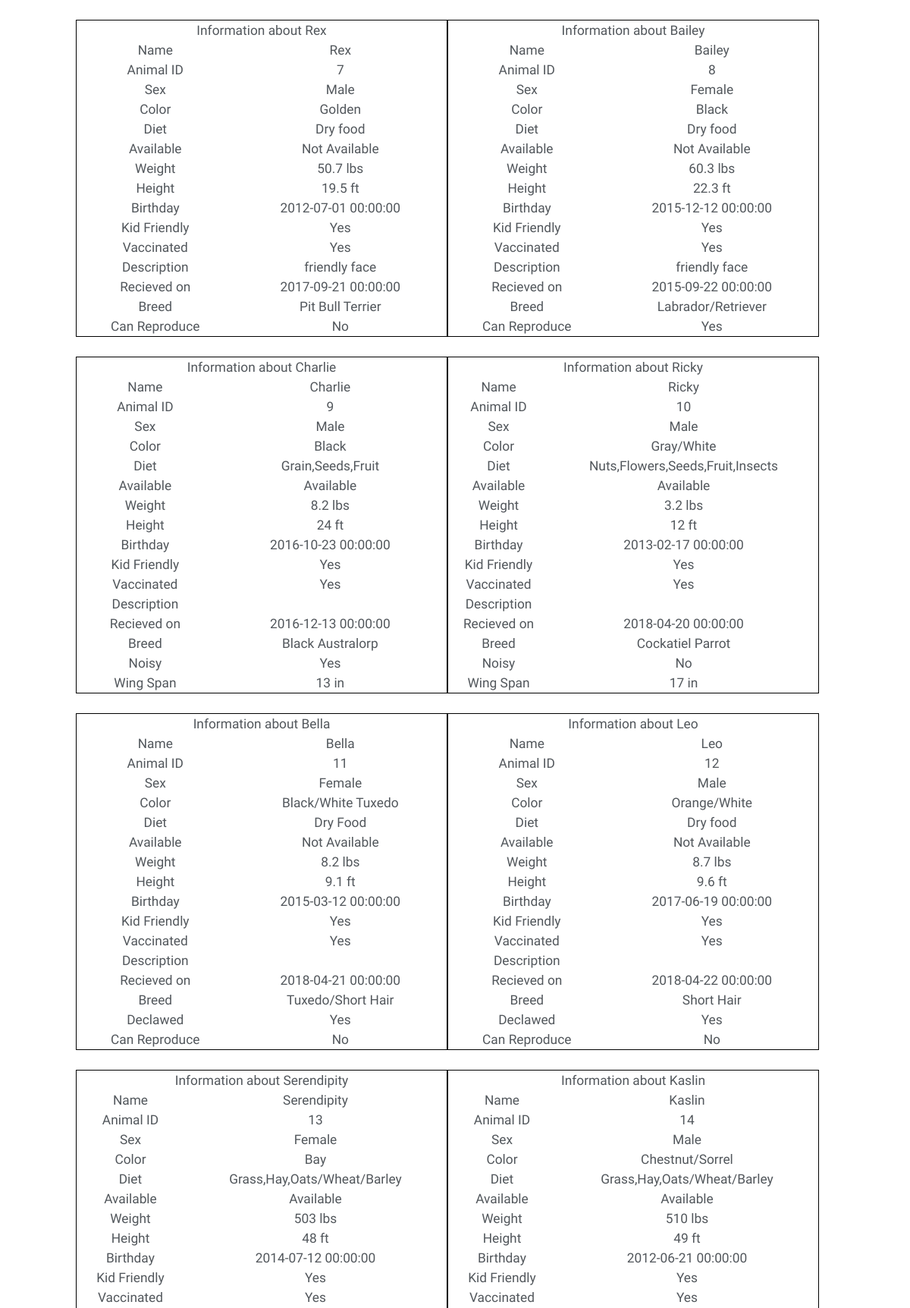
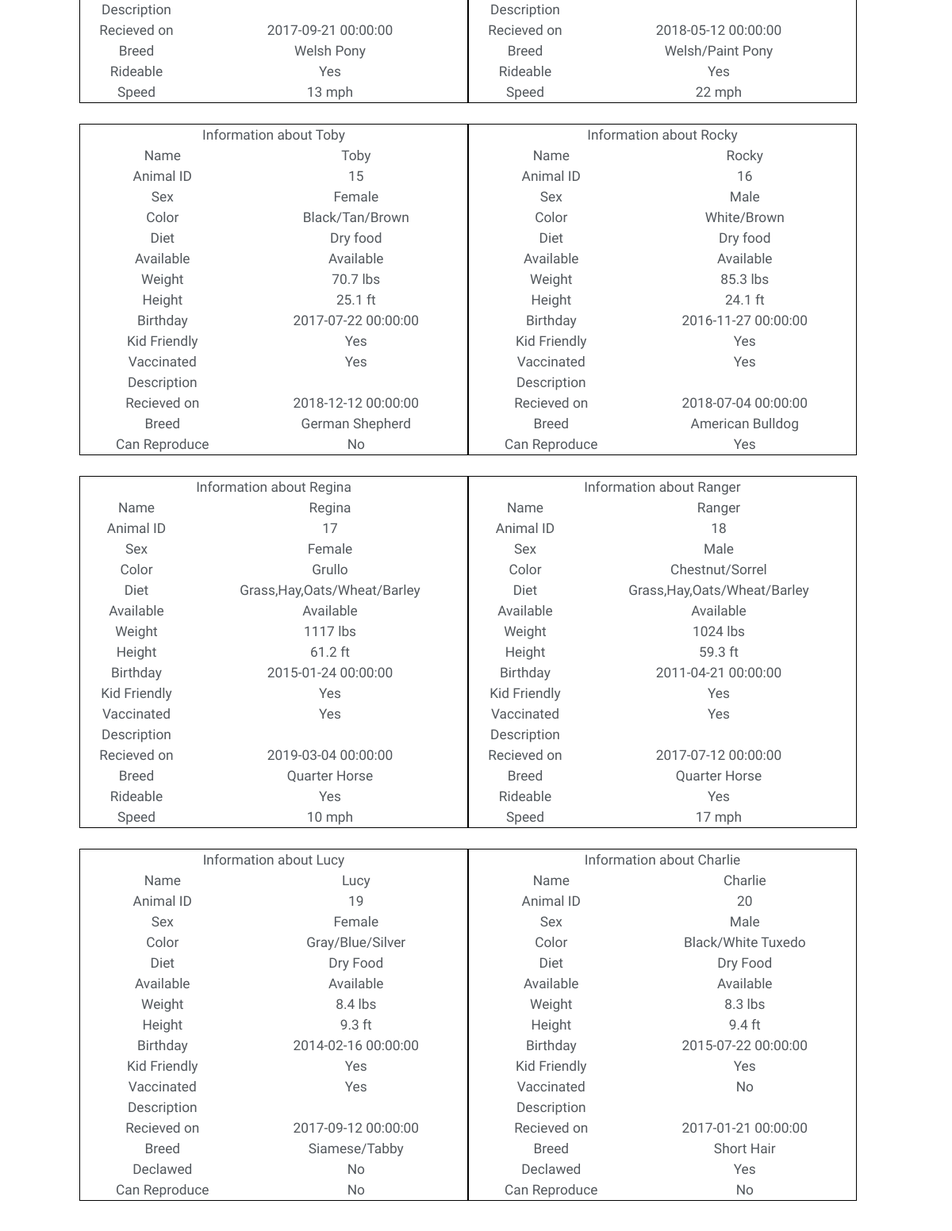
/find_info.php (signed in, middle part), run on an earlier commit of the app's database (2 pictures, top to bottom).
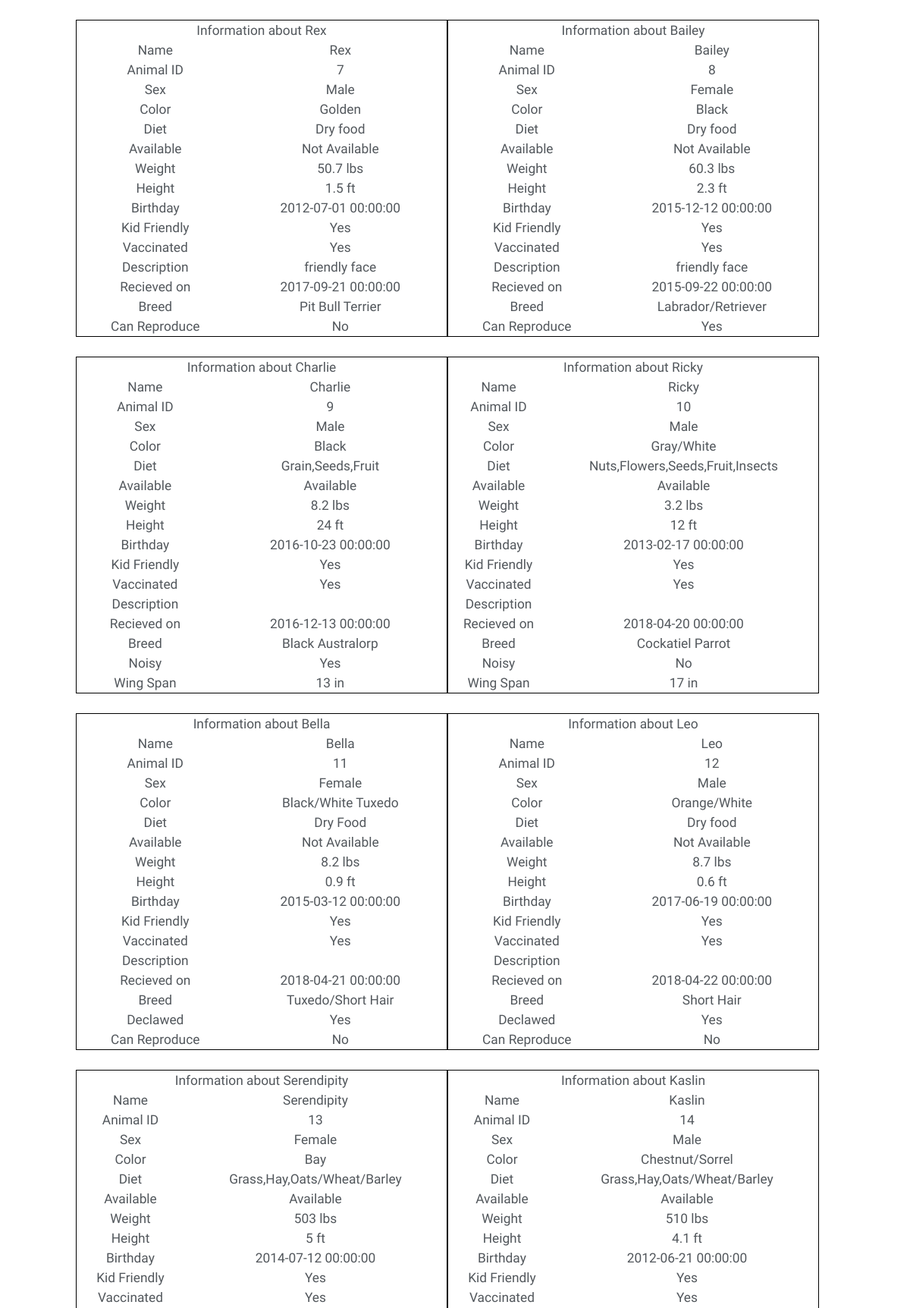
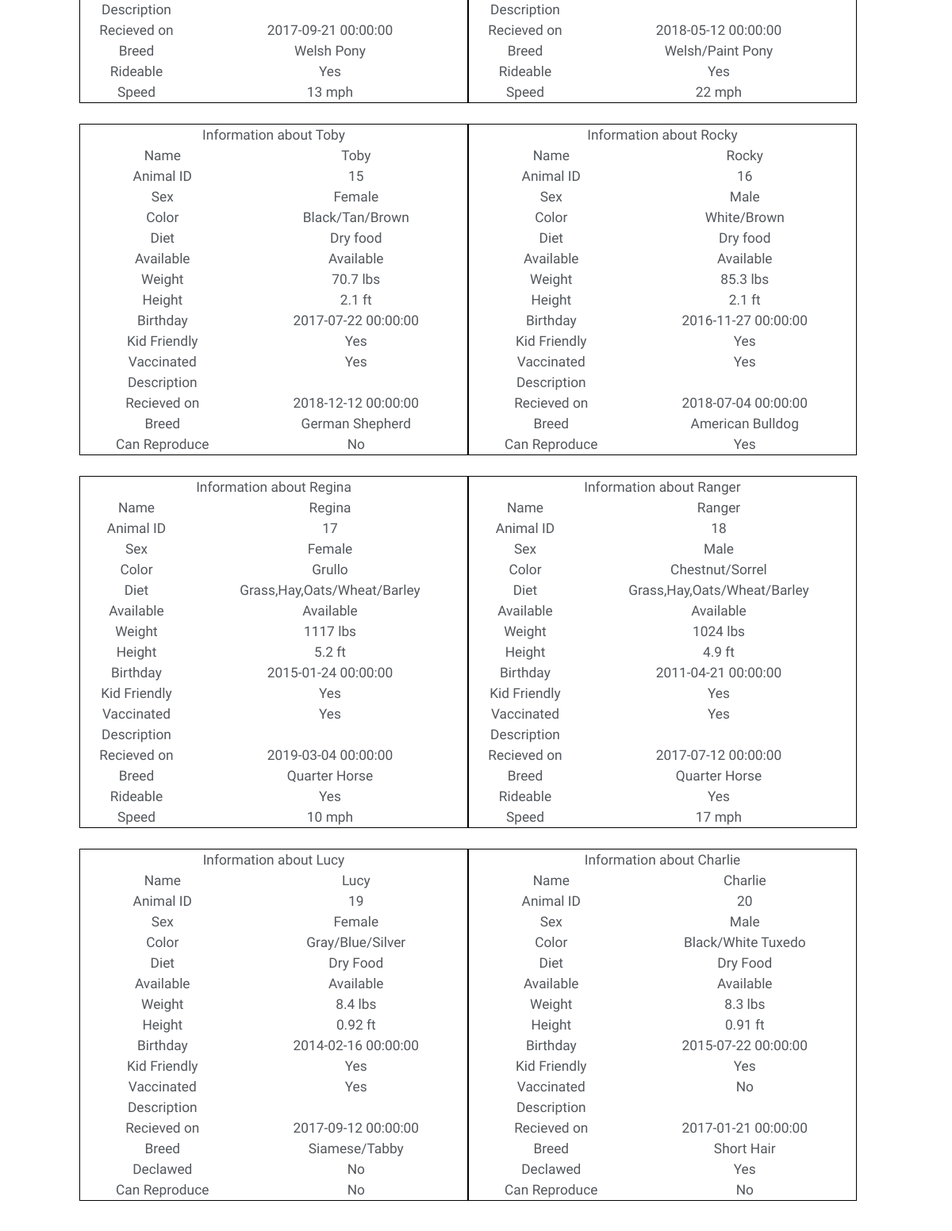
And on a later commit of the database (2 pictures, top to bottom).
### tables this page shows
CREATE TABLE ANIMAL(
	AID INTEGER NOT NULL AUTO_INCREMENT,
	Added_by INTEGER NOT NULL,
	Removed_by INTEGER DEFAULT NULL,
	Name varchar(100),
	A_TYPE CHAR NOT NULL,
	Sex CHAR NOT NULL,
	Color varchar(50) NOT NULL,
	Diet varchar(200),
	Available BIT NOT NULL,
	Weight FLOAT NOT NULL,
	Height FLOAT NOT NULL,
	DoB DateTime NOT NULL,
	is_kid_friendly BIT NOT NULL,
	is_vac BIT,
	Description varchar(500),
	A_date DateTime NOT NULL,
	Breed varchar(20),
	UNIQUE(AID),
	PRIMARY KEY(AID),
	FOREIGN KEY (Added_by) REFERENCES PROFILE(PID) ON DELETE NO ACTION ON UPDATE CASCADE,
	FOREIGN KEY (Removed_by) REFERENCES PROFILE(PID) ON DELETE NO ACTION ON UPDATE CASCADE
);

CREATE TABLE HORSE(
	AID INTEGER NOT NULL,
	isRide BIT NOT NULL,
	Speed INTEGER NOT NULL,
	FOREIGN KEY (AID) REFERENCES ANIMAL(AID) ON DELETE CASCADE,
	PRIMARY KEY (AID)
);

### find_info.php (the view, shortened to what the changed rows need)
<?php
$conn = OpenCon();
?>
<!DOCTYPE HTML>
<html>
<head>
    <link rel="stylesheet" href="assets/css/main.css" />
</head>
<body class="no-sidebar is-preload">
    <div id="page-wrapper">
        <div class="wrapper">
            <div class="container" id="main">
                <section class="col-6 col-12-narrower">
                    <form method="post" action="#">
                        <div class="row gtr-50" style="text-align:center;">
                            <?php
                            $sql = "SELECT * from animal ";
                            $sql .= ";";
                            $current_animal_arr = $conn->query($sql);
                            while ($current_animal = $current_animal_arr->fetch_assoc()) {
                                $a_type_c = $current_animal['A_TYPE'];
                                $curr_aid = $current_animal['AID'];
                                switch ($a_type_c) {
                                    case 'D':
                                        $new_row = $conn->query("SELECT * FROM dog where AID='$curr_aid'");
                                        break;
                                    case 'C':
                                        $new_row = $conn->query("SELECT * FROM cat where AID='$curr_aid'");
                                        break;
                                    case 'H':
                                        $new_row = $conn->query("SELECT * FROM horse where AID='$curr_aid'");
                                        break;
                                    case 'I':
                                        $new_row = $conn->query("SELECT * FROM insect where AID='$curr_aid'");
                                        break;
                                    case 'F':
                                        $new_row = $conn->query("SELECT * FROM fish where AID='$curr_aid'");
                                        break;
                                    case 'S':
                                        $new_row = $conn->query("SELECT * FROM snake where AID='$curr_aid'");
                                        break;
                                    case 'B':
                                        $new_row = $conn->query("SELECT * FROM bird where AID='$curr_aid'");
                                        break;
                                }
                                $extra_info = $new_row->fetch_assoc();
                                echo '<table style="border:1px solid black; width:50%; text-align:center; margin-left:auto;margin-right:auto;">';
                                echo '<tr><th colspan="2">Information about ';
                                echo $current_animal['Name'];
                                echo '</th></tr>';
                                echo '<tr><td>Name</td>';
                                echo '<td>' . $current_animal['Name'] . '</td>';
                                echo '<tr><td>Animal ID</td>';
                                echo '<td>' . $current_animal['AID'] . '</td>';
                                echo '<tr><td>Sex</td>';
                                if ($current_animal['Sex'] == 'M')
                                    echo '<td>' . 'Male' . '</td>';
                                else
                                    echo '<td>' . 'Female' . '</td>';
                                echo '<tr><td>Color</td>';
                                echo '<td>' . $current_animal['Color'] . '</td>';
                                echo '<tr><td>Diet</td>';
                                echo '<td>' . $current_animal['Diet'] . '</td>';
                                echo '<tr><td>Available</td>';
                                if ($current_animal['Available'] == 1)
                                    echo '<td>' . 'Available' . '</td>';
                                else
                                    echo '<td>' . 'Not Available' . '</td>';
                                echo '<tr><td>Weight</td>';
                                echo '<td>' . $current_animal['Weight'];
                                if ($current_animal['A_TYPE'] == 'I')
                                    echo ' oz</td>';
                                else
                                    echo ' lbs </td>';
                                echo '<tr><td>Height</td>';
                                echo '<td>' . $current_animal['Height'];
                                if ($current_animal['A_TYPE'] == 'I')
                                    echo ' in</td>';
                                else
                                    echo ' ft </td>';
                                echo '<tr><td>Birthday</td>';
                                echo '<td>' . $current_animal['DoB'] . '</td>';
                                echo '<tr><td>Kid Friendly</td>';
                                if ($current_animal['is_kid_friendly'] == 1)
                                    echo '<td>Yes</td>';
                                else
                                    echo '<td>No</td>';
                                echo '<tr><td>Vaccinated</td>';
                                if ($current_animal['is_vac'] == 1)
                                    echo '<td>Yes</td>';
                                else
                                    echo '<td>No</td>';
                                echo '<tr><td>Description</td>';
                                echo '<td>' . $current_animal['Description'] . '</td>';
                                echo '<tr><td>Recieved on</td>';
                                echo '<td>' . $current_animal['A_date'] . '</td>';
                                echo '<tr><td>Breed</td>';
                                echo '<td>' . $current_animal['Breed'] . '</td>';
                                switch ($a_type_c) {
                                    case 'D':
                                        echo '<tr><td>Can Reproduce</td>';
                                        if ($extra_info['canReproduce'] == 1)
                                            echo '<td>Yes</td>';
                                        else
                                            echo '<td>No</td>';
                                        break;
                                    case 'C':
                                        echo '<tr><td>Declawed</td>';
                                        if ($extra_info['isDeclaw'] == 1)
                                            echo '<td>Yes</td>';
                                        else
                                            echo '<td>No</td>';
                                        echo '<tr><td>Can Reproduce</td>';
                                        if ($extra_info['canReproduce'] == 1)
                                            echo '<td>Yes</td>';
                                        else
                                            echo '<td>No</td>';
                                        break;
                                    case 'H':
                                        echo '<tr><td>Rideable</td>';
                                        if ($extra_info['isRide'] == 1)
                                            echo '<td>Yes</td>';
                                        else
                                            echo '<td>No</td>';
                                        echo '<tr><td>Speed</td>';
                                        echo '<td>' . $extra_info['Speed'] . ' mph </td>';
                                        break;
                                    case 'I':
                                        echo '<tr><td>Poisoinous</td>';
                                        if ($extra_info['is_Poison'] == 1)
                                            echo '<td>Yes</td>';
                                        else
                                            echo '<td>No</td>';
                                        echo '<tr><td>Has Wings</td>';
                                        if ($extra_info['has_Wings'] == 1)
                                            echo '<td>Yes</td>';
                                        else
                                            echo '<td>No</td>';
                                        break;
                                    case 'F':
                                        echo '<tr><td>Water Type</td>';
                                        if ($extra_info['w_type'] == 's' || $extra_info['w_type'] == 'S')
                                            echo '<td>Saltwater</td>';
                                        else
                                            echo '<td>Freshwater</td>';
                                        echo '<tr><td>Tank Size</td>';
                                        echo '<td>' . $extra_info['Tanksize'] . ' L </td>';
                                        break;
                                    case 'S':
                                        echo '<tr><td>Poisoinous</td>';
                                        if ($extra_info['is_Poison'] == 1)
                                            echo '<td>Yes</td>';
                                        else
                                            echo '<td>No</td>';
                                        echo '<tr><td>Length</td>';
                                        echo '<td>' . $extra_info['s_Length'] . ' ft </td>';
                                        break;
                                    case 'B':
                                        echo '<tr><td>Noisy</td>';
                                        if ($extra_info['isNoisy'] == 1)
                                            echo '<td>Yes</td>';
                                        else
                                            echo '<td>No</td>';
                                        echo '<tr><td>Wing Span</td>';
                                        echo '<td>' . $extra_info['w_span'] . ' in </td>';
                                        break;
                                }
                                echo '</table>';
                            }
                            ?>
                        </div>
                    </form>
                </section>
            </div>
        </div>
    </div>
</body>
</html>

What changed in the data, as far as the page shows it:
changed animal "Rex": Height "19.5" → "1.5"
changed animal "Bailey": Height "22.3" → "2.3"
changed animal "Bella": Height "9.1" → "0.9"
changed animal "Leo": Height "9.6" → "0.6"
changed animal "Serendipity": Height "48" → "5"
changed animal "Kaslin": Height "49" → "4.1"
changed animal "Toby": Height "25.1" → "2.1"
changed animal "Rocky": Height "24.1" → "2.1"
changed animal "Regina": Height "61.2" → "5.2"
changed animal "Ranger": Height "59.3" → "4.9"
changed animal "Lucy": Height "9.3" → "0.92"
changed animal id 20: Height "9.4" → "0.91"
